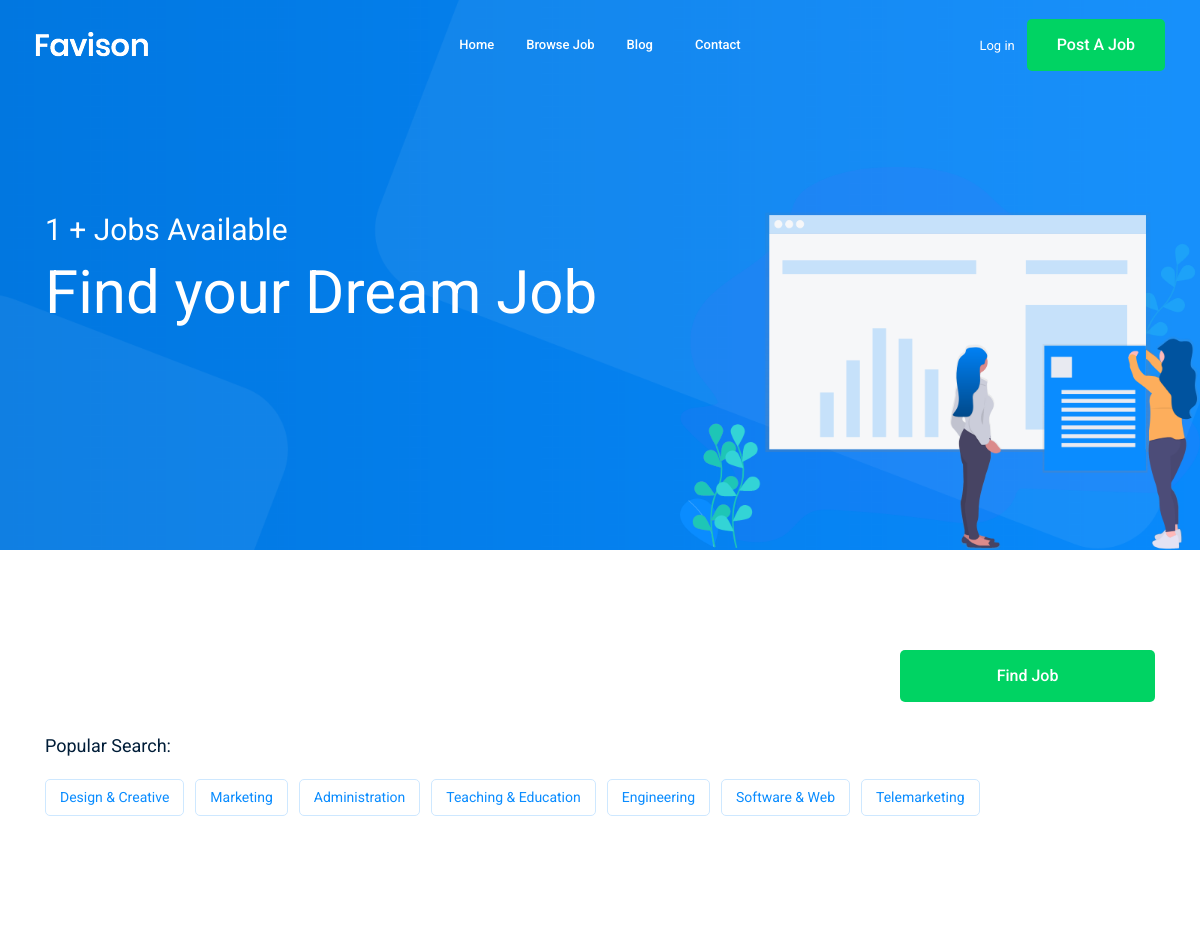
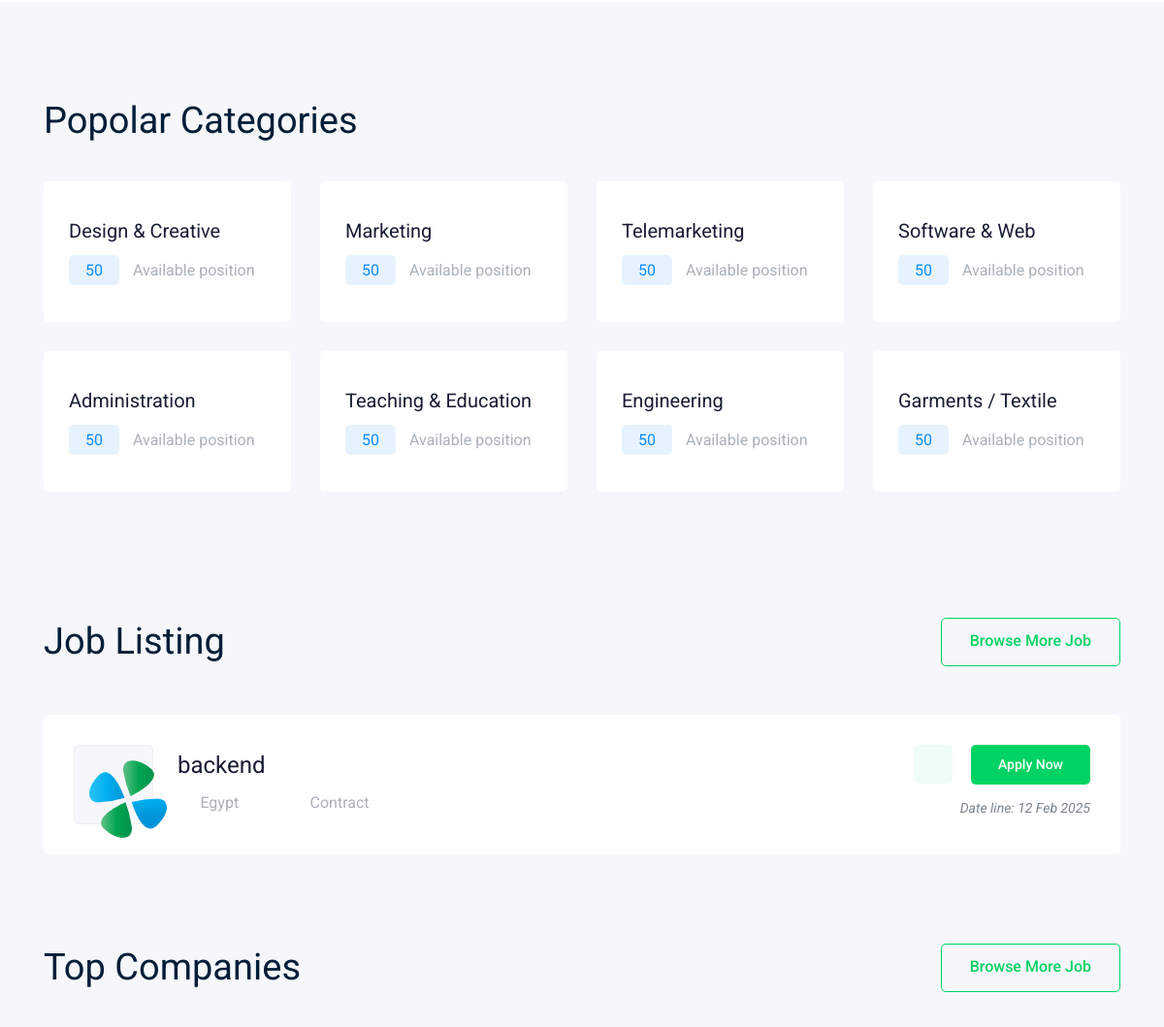
/ (upper part), run on an earlier commit of the app's database (2 pictures, top to bottom).
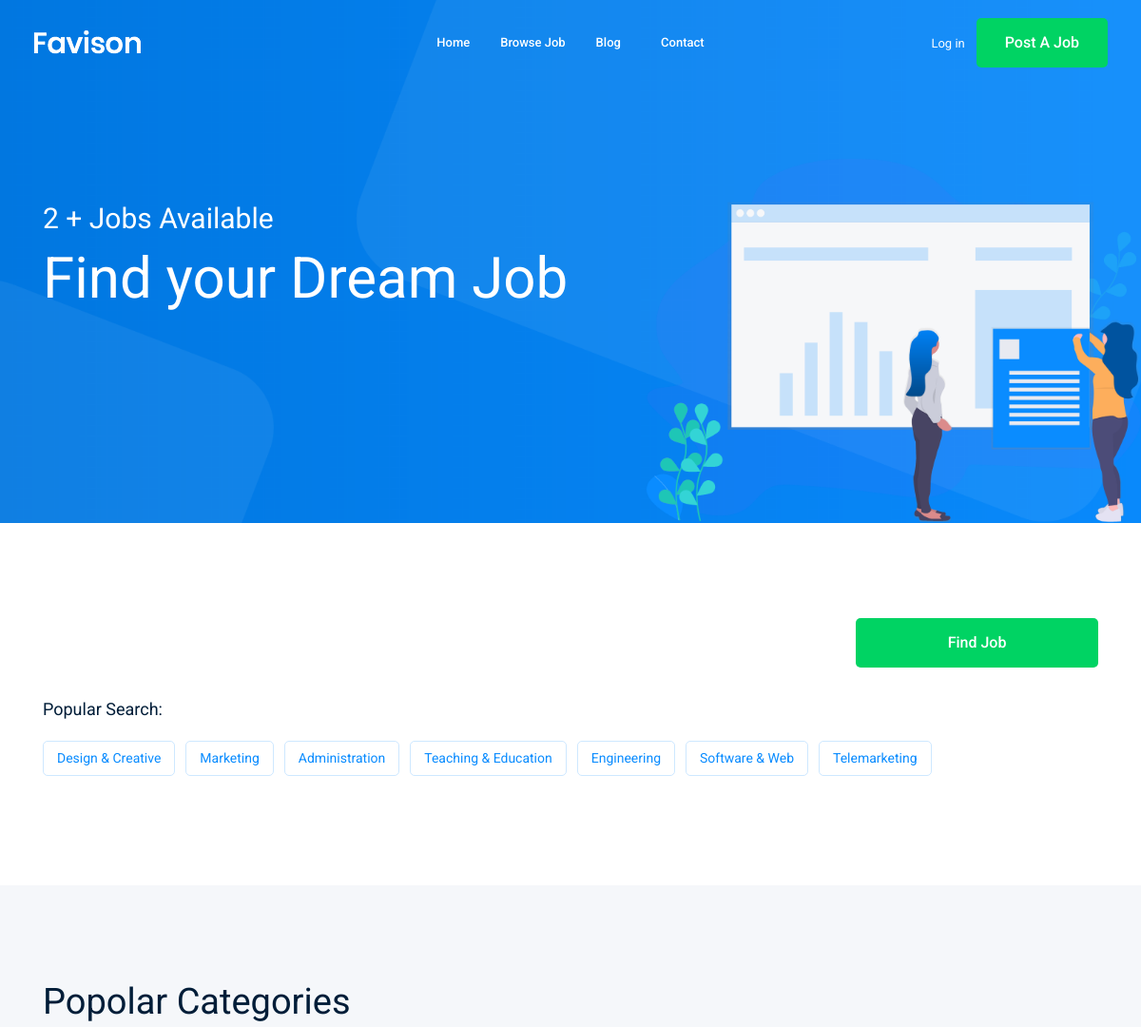
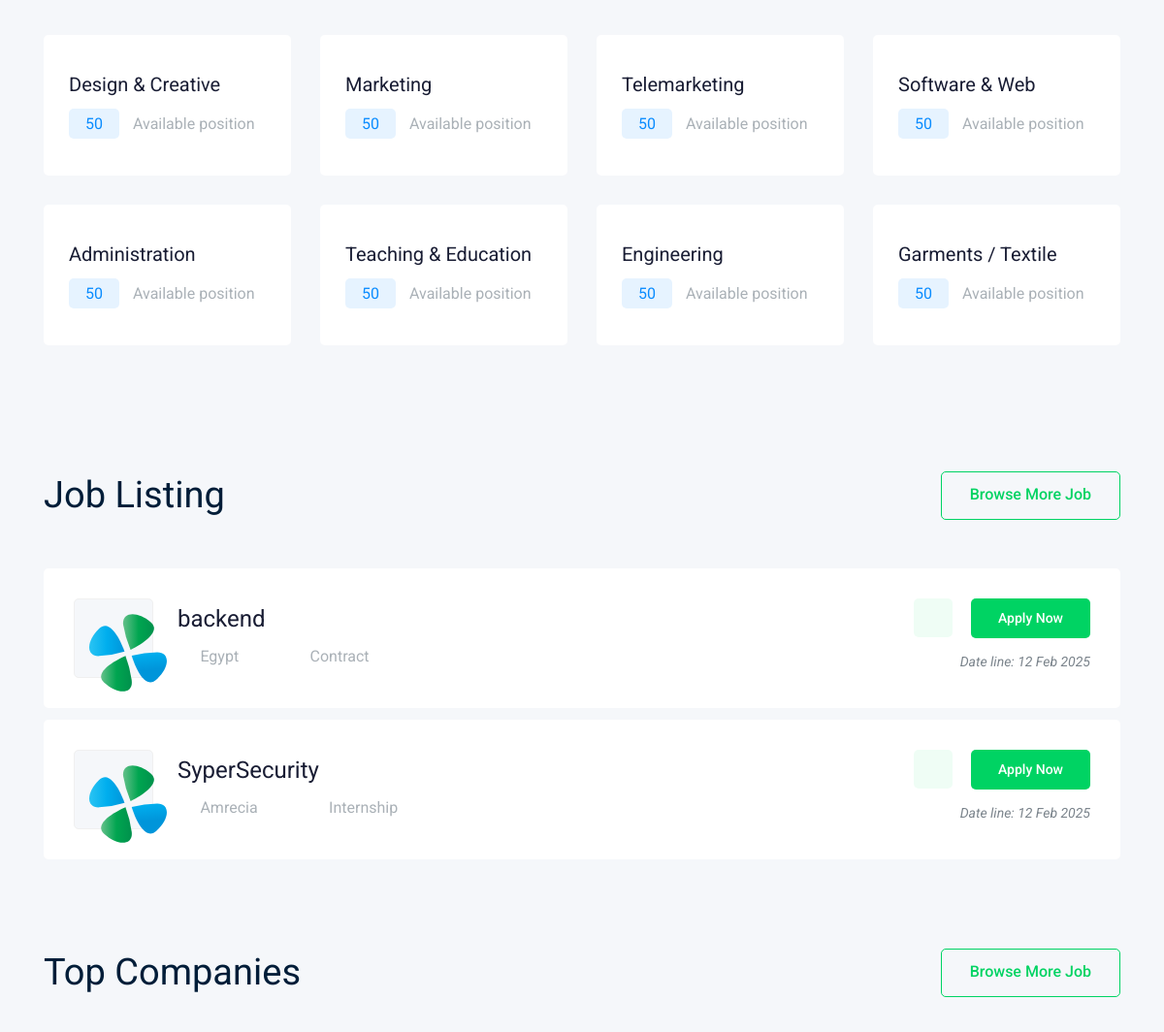
And on a later commit of the database (2 pictures, top to bottom).
### job/models.py (models this page shows, shortened)
class Job(models.Model):
    owner = models.ForeignKey(User, related_name='job_owner', on_delete=models.CASCADE)
    title = models.CharField(max_length=200, db_index=True, help_text="Enter the job title")
    description = models.TextField(help_text="Provide a detailed description of the job")
    job_type = models.CharField(
        max_length=20,
        choices=JOB_TYPE_CHOICES,
        default='Full-Time',
        help_text="Select the type of job"
    )
    image = models.ImageField(upload_to=upload_to, blank=True, null=True, help_text="Upload a relevant image")
    location = models.CharField(max_length=200, db_index=True, help_text="Enter the job location")
    vacancy = models.PositiveIntegerField(default=1, help_text="Enter the number of vacancies")
    salary = models.DecimalField(
        max_digits=10,
        decimal_places=2,
        blank=True,
        null=True,
        help_text="Enter the salary range (optional)"
    )
    responsibilities = models.TextField(help_text="List the job responsibilities")
    qualifications = models.TextField(help_text="List the required qualifications")
    benefits = models.TextField(help_text="List the job benefits")
    published_at = models.DateTimeField(auto_now_add=True)
    category = models.ForeignKey('Category',on_delete=models.CASCADE)
    experience = models.CharField(max_length=200, help_text="Enter the required experience level")
    gender = models.CharField(
        max_length=10,
        choices=GENDER_CHOICES,
        default='Any',
        help_text="Select the preferred gender (if applicable)"
    )
    slug = models.SlugField(unique=True, blank=True, help_text="Auto-generated slug for URLs")
    application_deadline = models.DateTimeField(blank=True, null=True, help_text="Set the application deadline")
    status = models.CharField(
        max_length=10,
        choices=STATUS_CHOICES,
        default='Draft',
        help_text="Select the job status"
    )

### home/views.py (the view)
# urls.py: path('', views.home, name='home'),
def home(request):
    job_list = Job.objects.all()  # You can customize this query based on your requirements
    paginator = Paginator( job_list, 2)
    page_number = request.GET.get('page')
    job_list = paginator.get_page(page_number)
    context = {'job_list': job_list}
    return render(request, 'home/home.html', context)

### home/templates/home/home.html (shortened to what the changed rows need)
{% extends 'base.html' %}
{% load static %}
{%block body%}
     <div class="slider_area">
        <div class="single_slider  d-flex align-items-center slider_bg_1">
            <div class="container">
                <div class="row align-items-center">
                    <div class="col-lg-7 col-md-6">
                        <div class="slider_text">
                            <h5 class="wow fadeInLeft" data-wow-duration="1s" data-wow-delay=".2s">{{job_list|length}} + Jobs Available
                            </h5>
                            <h3 class="wow fadeInLeft" data-wow-duration="1s" data-wow-delay=".3s">Find your Dream Job</h3>
                        </div>
                    </div>
                </div>
            </div>
        </div>
    </div>
    <div class="job_listing_area">
        <div class="container">
            <div class="job_lists">
                <div class="row">
                    {% for job in job_list %}
                    <div class="col-lg-12 col-md-12">
                        <div class="single_jobs white-bg d-flex justify-content-between">
                            <div class="jobs_left d-flex align-items-center">
                                <div class="thumb">
                                    {% if job_list.image %}
                                            <img style="height: 80px; width: 80px;" src="{{ job_list.image.url }}" alt="">
                                        {% else %}
                                            <img style="height: 80px; width: 80px;" src="{% static 'img/svg_icon/1.svg' %}" alt="">
                                        {% endif %}
                                </div>
                                <div class="jobs_conetent">
                                    <a href="{% url 'home:home_job_details' job.slug %}"><h4>{{ job.title }}</h4></a>
                                    <div class="links_locat d-flex align-items-center">
                                        <div class="location">
                                            <p> <i class="fa fa-map-marker"></i> {{ job.location }}</p>
                                        </div>
                                        <div class="location">
                                            <p> <i class="fa fa-clock-o"></i> {{ job.job_type }}</p>
                                        </div>
                                    </div>
                                </div>
                            </div>
                            <div class="jobs_right">
                                <div class="apply_now">
                                    <a class="heart_mark" href="#"> <i class="ti-heart"></i> </a>
                                    <a href="{% url 'home:home_job_details' job.slug %}" class="boxed-btn3">Apply Now</a>
                                </div>
                                <div class="date">
                                    <p>Date line: {{ job.published_at|date:'d M o' }}</p>
                                </div>
                            </div>
                        </div>
                    </div>
                    {% endfor %}
                </div>
            </div>
                    </div>
                </div>
  {%endblock body%}

What changed in the data, as far as the page shows it:
added Job: title "SyperSecurity", location "Amrecia", job_type "Internship", published_at "12 Feb 2025"
Also different on the page:
{{ job_list|length }}: "1" → "2"
